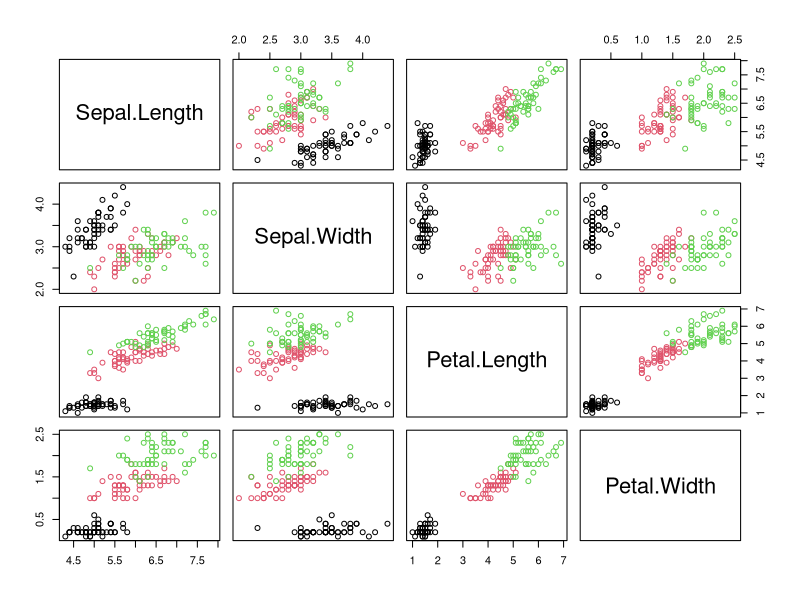
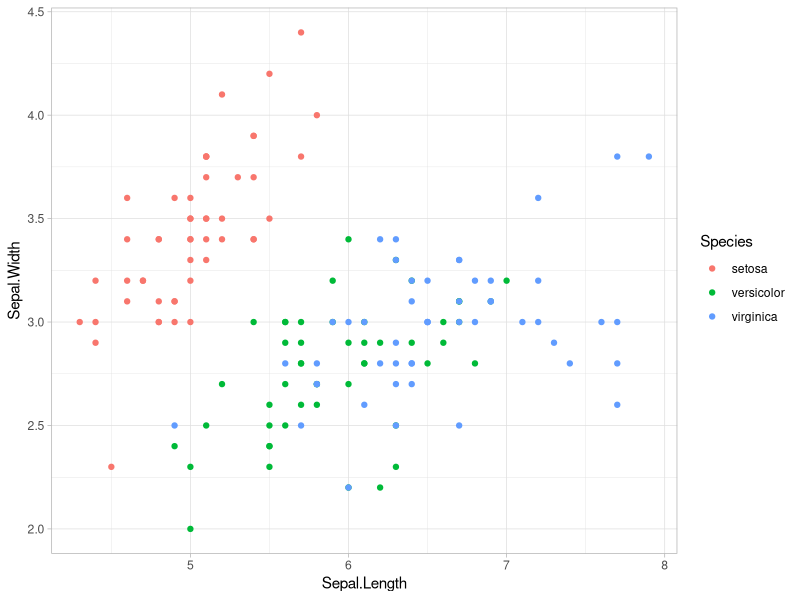
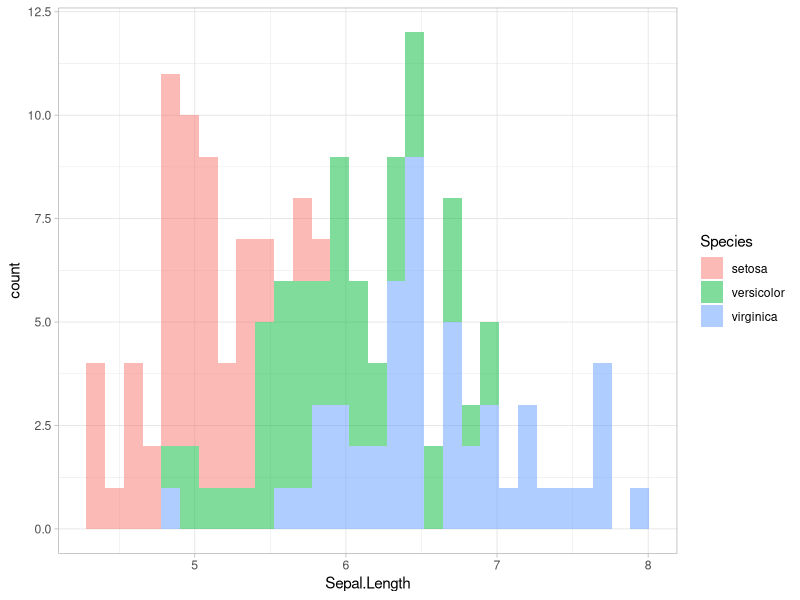
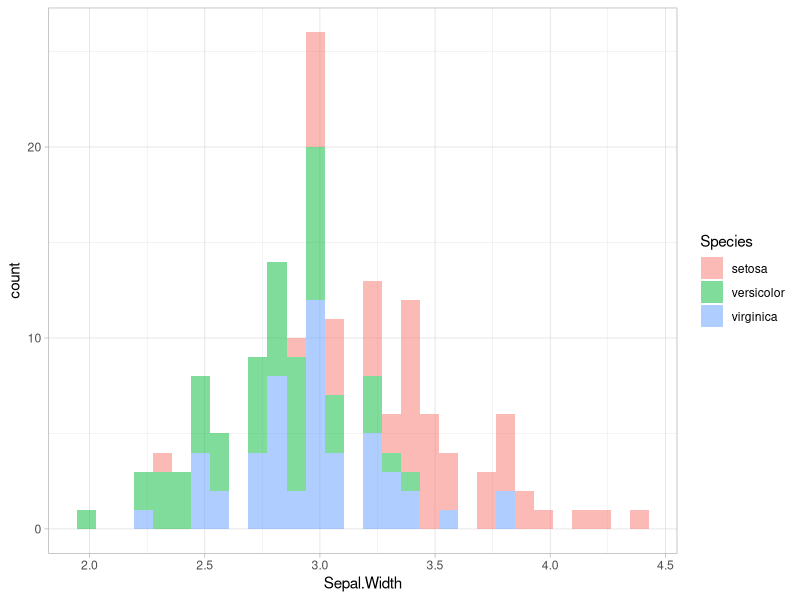
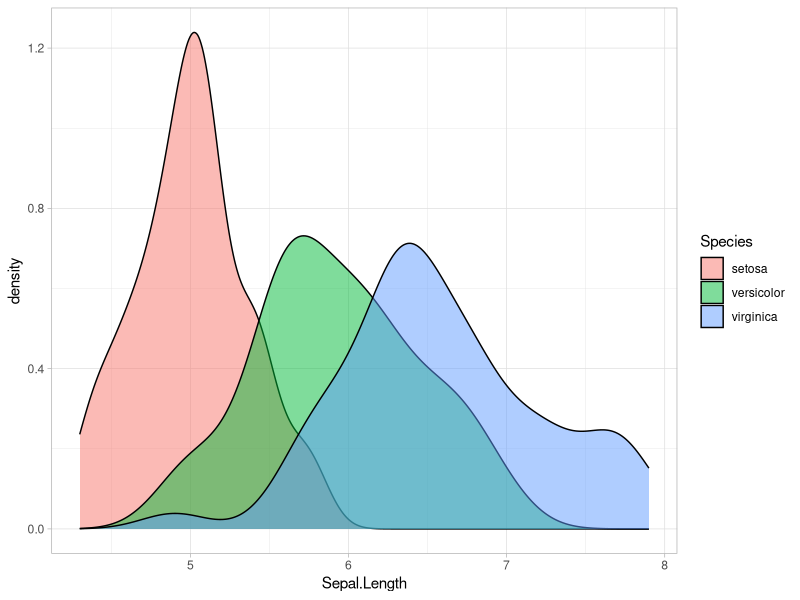
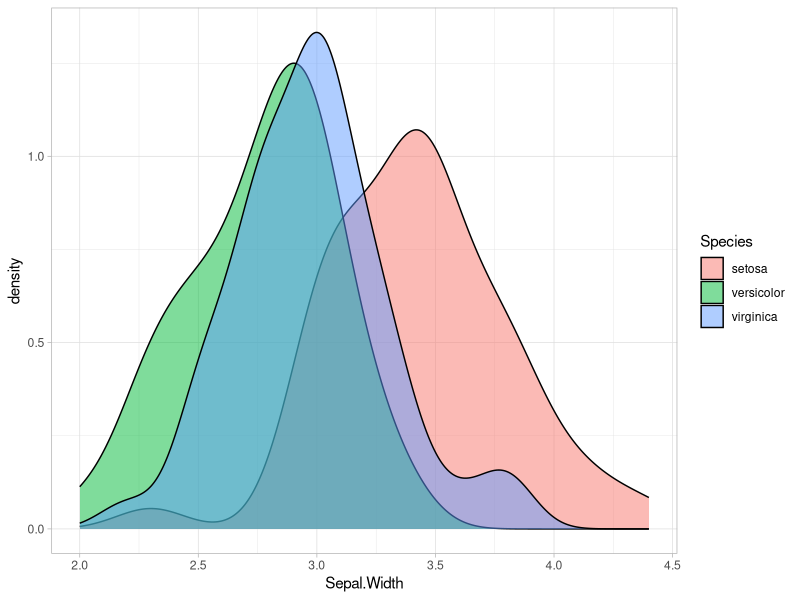
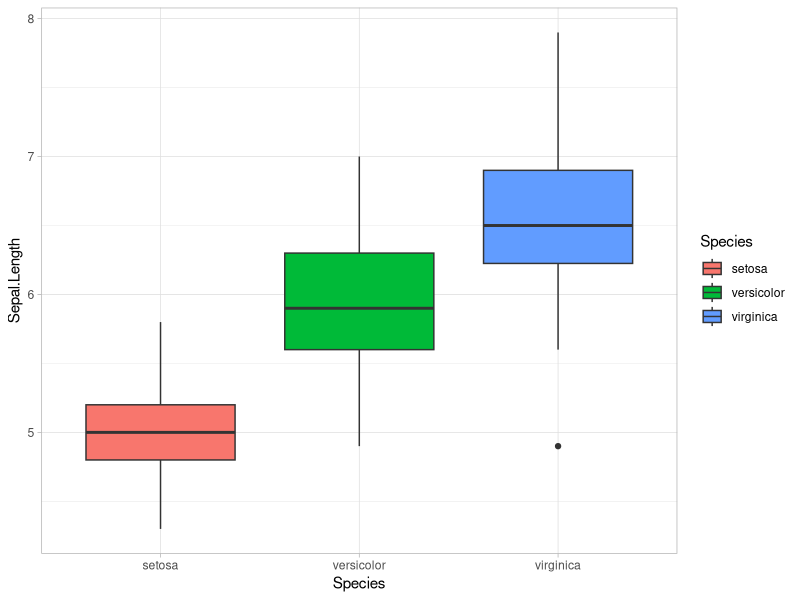
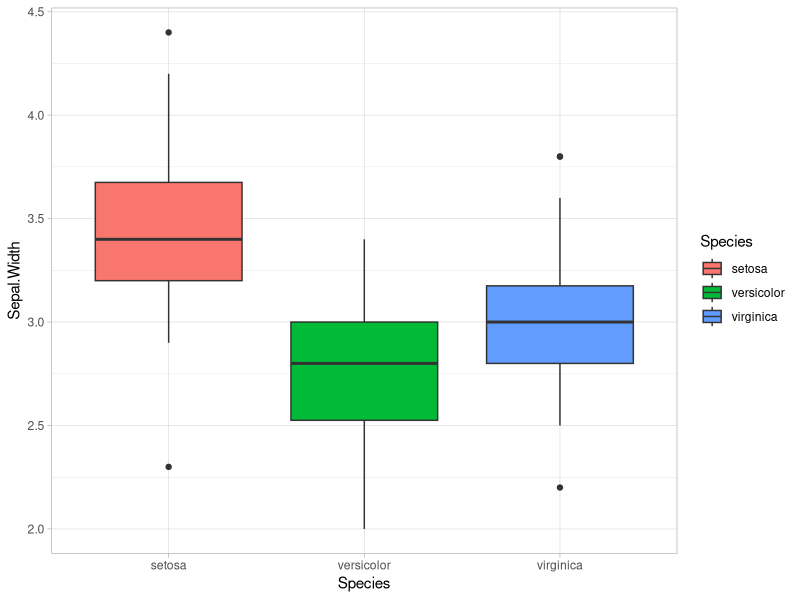

The R script that drew these images, in order:
## ---- chunk 1
knitr::opts_chunk$set(echo = TRUE)
## ---- chunk 2
# install if needed
if(!require("tidyverse")){install.packages("tidyverse")}
if(!require("rmarkdown")){install.packages("rmarkdown")}
if(!require(knitr)){install.packages(knitr)}

# load packages with no message or warning from chunk option
# alternative to suppressPackageStartupMessages(library("tidyverse"))
library("tidyverse")
library(rmarkdown)
library(knitr)
## ---- chunk 3
iris %>% head() %>%  knitr::kable()
## ---- chunk 4
iris %>% dplyr::glimpse()
## ---- chunk 5
# ?plot()
plot(iris[,-5], col = iris$Species)
## ---- chunk 6
# ggplot
iris %>% 
  ggplot(aes(x = Sepal.Length, y = Sepal.Width, colour = Species)) +
  geom_point() +
  theme_light()
## ---- chunk 7
iris %>% 
  ggplot(aes(x = Sepal.Length, fill = Species)) +
  geom_histogram(alpha = .5) +
  theme_light()

iris %>% 
  ggplot(aes(x = Sepal.Width, fill = Species)) +
  geom_histogram(alpha = .5) +
  theme_light()
## ---- chunk 8
iris %>% 
  ggplot(aes(x = Sepal.Length, fill = Species)) +
  geom_density(alpha = .5) +
  theme_light()

iris %>% 
  ggplot(aes(x = Sepal.Width, fill = Species)) +
  geom_density(alpha = .5) +
  theme_light()
## ---- chunk 9
iris %>% 
  ggplot(aes(x =Species, y = Sepal.Length, fill = Species)) +
  geom_boxplot() +
  theme_light()

iris %>% 
  ggplot(aes(x= Species, y = Sepal.Width, fill = Species)) +
  geom_boxplot() +
  theme_light()
## ---- chunk 10
iris %>% 
  ggplot(aes(x = Petal.Length, y = Petal.Width, colour = Species)) +
  geom_point() +
  theme_light()
## ---- chunk 11
set.seed(123)
train_index <- sample(x = 1:150, size = 110) # I create a vector of train index for all species at index 1:50 ; 51:100 ; 101:150
train <- iris[train_index , ] # to select a set of rows
# View(iris)
table(train$Species)

x_test <- iris[-train_index , -5]
y_test <- iris[-train_index , 5]
table(y_test)
## ---- chunk 12
naive_pred <- ifelse(x_test$Petal.Length< 2 & x_test$Petal.Width, "setosa", ifelse( x_test$Petal.Length >3 & x_test$Petal.Length < 4.5 & x_test$Petal.Length > 1 & x_test$Petal.Length < 2, "versicolor", ifelse(x_test$Petal.Length > 5 & x_test$Petal.Width > 1.45, "virginica", "NA")))

table(naive_pred, y_test)

## ---- chunk 13
# stats::lm
## ---- chunk 14
# rpart::rpart()
# rpart()
fit <- rpart::rpart(Species ~ Petal.Length, data = train)
fit
par()$mar # 5.1 4.1 2.1 2.1
par(mar = c(0, 4.1, 2.1, 0.1) )
plot(fit)
text(fit, use.n = TRUE)

pred <- predict(object = fit, newdata = x_test, type = "class")
table(pred, y_test)
## ---- chunk 15
# nnet::nnet
## ---- chunk 16
